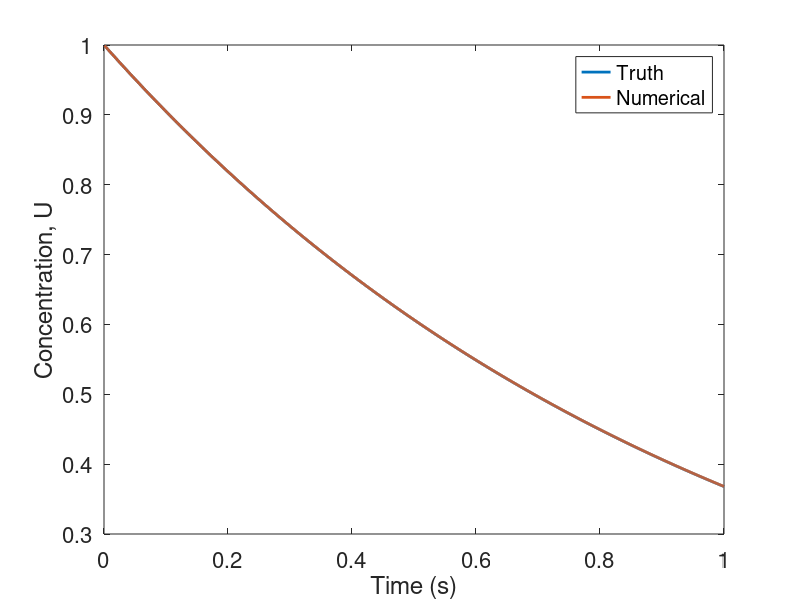
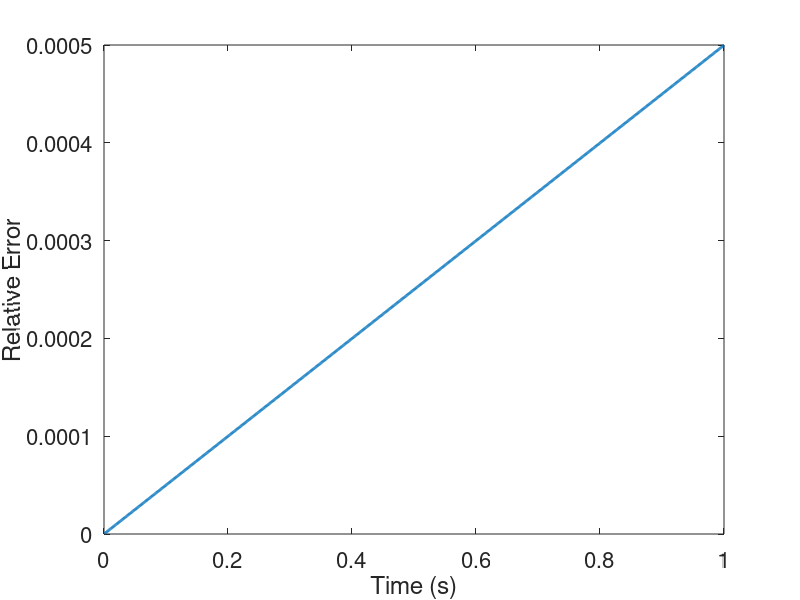

Reproduce these figures in MATLAB, in order.


%%% ODE - Determinsitic case 

%%% du/dt + k(theta) u = 0

clear

k = 1;

u_0 = 1;

T = 1;
nt = 1000;
deltaT = T/nt;

t = linspace(deltaT,T,nt)';

%%% Analytical Truth

u_exact = u_0 * exp(-k.*t);


%%% Implicit Euler

u_n = u_0;

u = zeros(nt,1);

for i = 1: nt 

%%% Implicit
  u(i) = u_n/(1 + k * deltaT);
 
 %%% Explicit
%   u(i) = u_n * (1 - k * deltaT);
 
 u_n = u(i);
 

end


figure(1)
axes1 = axes('Parent',figure);
plot(t,u_exact,'LineWidth',2);
hold on
plot(t,u,'LineWidth',2);
set(axes1,'FontSize',16);
xlabel({'Time (s)'});
ylabel({'Concentration, U'});
legend('Truth','Numerical');

%%%%% Error

e = abs(u - u_exact)./u_exact;


figure(2)
axes1 = axes('Parent',figure);
plot(t,e,'LineWidth',2);
set(axes1,'FontSize',16);
xlabel({'Time (s)'});
ylabel({'Relative Error'});





